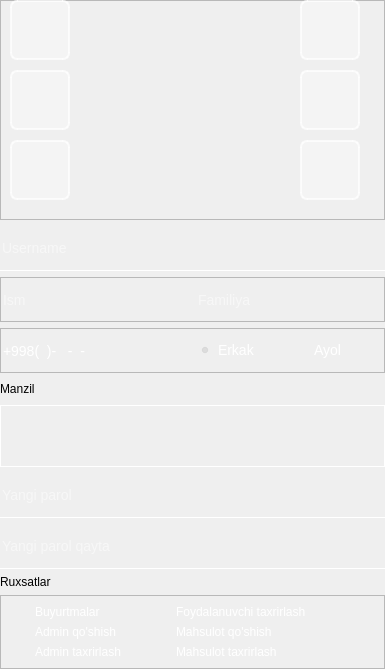
          <widget class="QWidget" name="scrollAreaWidgetContents_adminInfo">
           <property name="geometry">
            <rect>
             <x>0</x>
             <y>0</y>
             <width>385</width>
             <height>669</height>
            </rect>
           </property>
           <property name="styleSheet">
            <string notr="true">QLineEdit{
	font-size:14px;;
	color:white;
	border:none;
	background:transparent;
	border-bottom:1px solid white;
}

QLineEdit:hover, QTextEdit:hover{
	background:rgba(0,0,0,0.04);
}
QTextEdit{
	font-size:14px;;
	color:white;
	background:transparent;
	border:1px solid white;
}
QPushButton{
background: rgba(255,255,255,0.3);
border-radius: 7px;
border: 2px solid rgba(255,255,255,0.7);
/*rgb(68, 117, 222)*/
}
QPushButton:hover{
background: rgba(255,255,255,0.5);
}
QRadioButton{
background: transparent;
font-size: 14px;
color: white;
}
</string>
           </property>
           <layout class="QVBoxLayout" name="verticalLayout_4">
            <property name="leftMargin">
             <number>0</number>
            </property>
            <property name="topMargin">
             <number>0</number>
            </property>
            <property name="rightMargin">
             <number>0</number>
            </property>
            <property name="bottomMargin">
             <number>0</number>
            </property>
            <item>
             <layout class="QVBoxLayout" name="verticalLayout_adminInfo">
              <property name="spacing">
               <number>6</number>
              </property>
              <item alignment="Qt::AlignTop">
               <widget class="QFrame" name="frame_adminAvatar">
                <property name="minimumSize">
                 <size>
                  <width>360</width>
                  <height>220</height>
                 </size>
                </property>
                <property name="maximumSize">
                 <size>
                  <width>16777215</width>
                  <height>220</height>
                 </size>
                </property>
                <property name="frameShape">
                 <enum>QFrame::StyledPanel</enum>
                </property>
                <property name="frameShadow">
                 <enum>QFrame::Raised</enum>
                </property>
                <widget class="QPushButton" name="btn_nextAvatarAdmin">
                 <property name="geometry">
                  <rect>
                   <x>10</x>
                   <y>140</y>
                   <width>60</width>
                   <height>60</height>
                  </rect>
                 </property>
                 <property name="minimumSize">
                  <size>
                   <width>60</width>
                   <height>60</height>
                  </size>
                 </property>
                 <property name="maximumSize">
                  <size>
                   <width>60</width>
                   <height>60</height>
                  </size>
                 </property>
                 <property name="toolTip">
                  <string>Keyingi shablon avatar</string>
                 </property>
                 <property name="text">
                  <string/>
                 </property>
                 <property name="icon">
                  <iconset resource="../images.qrc">
                   <normaloff>:/images/img/icon/next.png</normaloff>:/images/img/icon/next.png</iconset>
                 </property>
                 <property name="iconSize">
                  <size>
                   <width>48</width>
                   <height>48</height>
                  </size>
                 </property>
                </widget>
                <widget class="QLabel" name="avatarAdmin">
                 <property name="geometry">
                  <rect>
                   <x>80</x>
                   <y>0</y>
                   <width>205</width>
                   <height>204</height>
                  </rect>
                 </property>
                 <property name="minimumSize">
                  <size>
                   <width>205</width>
                   <height>0</height>
                  </size>
                 </property>
                 <property name="maximumSize">
                  <size>
                   <width>205</width>
                   <height>205</height>
                  </size>
                 </property>
                 <property name="styleSheet">
                  <string notr="true">background: transparent;</string>
                 </property>
                 <property name="text">
                  <string/>
                 </property>
                 <property name="alignment">
                  <set>Qt::AlignCenter</set>
                 </property>
                 <property name="wordWrap">
                  <bool>false</bool>
                 </property>
                 <property name="openExternalLinks">
                  <bool>false</bool>
                 </property>
                </widget>
                <widget class="QPushButton" name="btn_removeAvatarAdmin">
                 <property name="geometry">
                  <rect>
                   <x>300</x>
                   <y>70</y>
                   <width>60</width>
                   <height>60</height>
                  </rect>
                 </property>
                 <property name="minimumSize">
                  <size>
                   <width>60</width>
                   <height>60</height>
                  </size>
                 </property>
                 <property name="maximumSize">
                  <size>
                   <width>60</width>
                   <height>60</height>
                  </size>
                 </property>
                 <property name="toolTip">
                  <string>Default avatarni tanlash</string>
                 </property>
                 <property name="text">
                  <string/>
                 </property>
                 <property name="icon">
                  <iconset resource="../images.qrc">
                   <normaloff>:/images/img/icon/delete.png</normaloff>:/images/img/icon/delete.png</iconset>
                 </property>
                 <property name="iconSize">
                  <size>
                   <width>48</width>
                   <height>48</height>
                  </size>
                 </property>
                </widget>
                <widget class="QPushButton" name="btn_templateAvatarAdmin">
                 <property name="geometry">
                  <rect>
                   <x>10</x>
                   <y>70</y>
                   <width>60</width>
                   <height>60</height>
                  </rect>
                 </property>
                 <property name="minimumSize">
                  <size>
                   <width>0</width>
                   <height>60</height>
                  </size>
                 </property>
                 <property name="maximumSize">
                  <size>
                   <width>60</width>
                   <height>60</height>
                  </size>
                 </property>
                 <property name="toolTip">
                  <string>Shablon avatar</string>
                 </property>
                 <property name="text">
                  <string/>
                 </property>
                 <property name="icon">
                  <iconset resource="../images.qrc">
                   <normaloff>:/images/img/icon/global.png</normaloff>:/images/img/icon/global.png</iconset>
                 </property>
                 <property name="iconSize">
                  <size>
                   <width>48</width>
                   <height>48</height>
                  </size>
                 </property>
                </widget>
                <widget class="QPushButton" name="btn_addAvatarAdmin">
                 <property name="geometry">
                  <rect>
                   <x>300</x>
                   <y>0</y>
                   <width>60</width>
                   <height>60</height>
                  </rect>
                 </property>
                 <property name="minimumSize">
                  <size>
                   <width>60</width>
                   <height>60</height>
                  </size>
                 </property>
                 <property name="maximumSize">
                  <size>
                   <width>60</width>
                   <height>60</height>
                  </size>
                 </property>
                 <property name="toolTip">
                  <string>Avatar tanlash</string>
                 </property>
                 <property name="text">
                  <string/>
                 </property>
                 <property name="icon">
                  <iconset resource="../images.qrc">
                   <normaloff>:/images/img/icon/edit.png</normaloff>:/images/img/icon/edit.png</iconset>
                 </property>
                 <property name="iconSize">
                  <size>
                   <width>48</width>
                   <height>48</height>
                  </size>
                 </property>
                </widget>
                <widget class="QPushButton" name="btn_previousAvatarAdmin">
                 <property name="geometry">
                  <rect>
                   <x>10</x>
                   <y>0</y>
                   <width>60</width>
                   <height>60</height>
                  </rect>
                 </property>
                 <property name="minimumSize">
                  <size>
                   <width>60</width>
                   <height>60</height>
                  </size>
                 </property>
                 <property name="maximumSize">
                  <size>
                   <width>60</width>
                   <height>60</height>
                  </size>
                 </property>
                 <property name="toolTip">
                  <string>Oldingi shavlon avatar</string>
                 </property>
                 <property name="text">
                  <string/>
                 </property>
                 <property name="icon">
                  <iconset resource="../images.qrc">
                   <normaloff>:/images/img/icon/previous .png</normaloff>:/images/img/icon/previous .png</iconset>
                 </property>
                 <property name="iconSize">
                  <size>
                   <width>48</width>
                   <height>48</height>
                  </size>
                 </property>
                </widget>
                <widget class="QPushButton" name="btn_editInfoAdmin">
                 <property name="geometry">
                  <rect>
                   <x>300</x>
                   <y>140</y>
                   <width>60</width>
                   <height>60</height>
                  </rect>
                 </property>
                 <property name="minimumSize">
                  <size>
                   <width>60</width>
                   <height>60</height>
                  </size>
                 </property>
                 <property name="maximumSize">
                  <size>
                   <width>60</width>
                   <height>60</height>
                  </size>
                 </property>
                 <property name="toolTip">
                  <string>Taxrirlash</string>
                 </property>
                 <property name="text">
                  <string/>
                 </property>
                 <property name="icon">
                  <iconset resource="../images.qrc">
                   <normaloff>:/images/img/icon/sign.png</normaloff>:/images/img/icon/sign.png</iconset>
                 </property>
                 <property name="iconSize">
                  <size>
                   <width>48</width>
                   <height>48</height>
                  </size>
                 </property>
                </widget>
               </widget>
              </item>
              <item>
               <widget class="QLineEdit" name="edit_usernameAdmin">
                <property name="minimumSize">
                 <size>
                  <width>0</width>
                  <height>45</height>
                 </size>
                </property>
                <property name="placeholderText">
                 <string>Username</string>
                </property>
               </widget>
              </item>
              <item alignment="Qt::AlignTop">
               <widget class="QFrame" name="frame_adminFullName">
                <property name="minimumSize">
                 <size>
                  <width>0</width>
                  <height>45</height>
                 </size>
                </property>
                <property name="maximumSize">
                 <size>
                  <width>16777215</width>
                  <height>51</height>
                 </size>
                </property>
                <property name="frameShape">
                 <enum>QFrame::StyledPanel</enum>
                </property>
                <property name="frameShadow">
                 <enum>QFrame::Raised</enum>
                </property>
                <layout class="QHBoxLayout" name="horizontalLayout_5">
                 <property name="leftMargin">
                  <number>0</number>
                 </property>
                 <property name="topMargin">
                  <number>0</number>
                 </property>
                 <property name="rightMargin">
                  <number>0</number>
                 </property>
                 <property name="bottomMargin">
                  <number>0</number>
                 </property>
                 <item>
                  <widget class="QLineEdit" name="edit_nameAdmin">
                   <property name="minimumSize">
                    <size>
                     <width>0</width>
                     <height>45</height>
                    </size>
                   </property>
                   <property name="maximumSize">
                    <size>
                     <width>16777215</width>
                     <height>51</height>
                    </size>
                   </property>
                   <property name="placeholderText">
                    <string>Ism</string>
                   </property>
                  </widget>
                 </item>
                 <item>
                  <widget class="QLineEdit" name="edit_surnameAdmin">
                   <property name="minimumSize">
                    <size>
                     <width>0</width>
                     <height>45</height>
                    </size>
                   </property>
                   <property name="maximumSize">
                    <size>
                     <width>16777215</width>
                     <height>51</height>
                    </size>
                   </property>
                   <property name="placeholderText">
                    <string>Familiya</string>
                   </property>
                  </widget>
                 </item>
                </layout>
               </widget>
              </item>
              <item alignment="Qt::AlignTop">
               <widget class="QFrame" name="fram_adminPhoneGender">
                <property name="minimumSize">
                 <size>
                  <width>0</width>
                  <height>45</height>
                 </size>
                </property>
                <property name="maximumSize">
                 <size>
                  <width>16777215</width>
                  <height>40</height>
                 </size>
                </property>
                <property name="styleSheet">
                 <string notr="true">QLineEdit{
	font-size:14px;;
	color:white;
	border:none;
	background:transparent;
	border-bottom:1px solid white;
}

QLineEdit:hover, QTextEdit:hover{
	background:rgba(0,0,0,0.04);
}</string>
                </property>
                <property name="frameShape">
                 <enum>QFrame::StyledPanel</enum>
                </property>
                <property name="frameShadow">
                 <enum>QFrame::Raised</enum>
                </property>
                <layout class="QHBoxLayout" name="horizontalLayout_10">
                 <property name="spacing">
                  <number>6</number>
                 </property>
                 <property name="leftMargin">
                  <number>0</number>
                 </property>
                 <property name="topMargin">
                  <number>0</number>
                 </property>
                 <property name="rightMargin">
                  <number>0</number>
                 </property>
                 <property name="bottomMargin">
                  <number>0</number>
                 </property>
                 <item>
                  <widget class="QLineEdit" name="edit_phoneAdmin">
                   <property name="minimumSize">
                    <size>
                     <width>0</width>
                     <height>45</height>
                    </size>
                   </property>
                   <property name="maximumSize">
                    <size>
                     <width>16777215</width>
                     <height>51</height>
                    </size>
                   </property>
                   <property name="inputMask">
                    <string>+\9\9\8(99)-999-99-99</string>
                   </property>
                  </widget>
                 </item>
                 <item>
                  <widget class="QRadioButton" name="radio_maleAdmin">
                   <property name="minimumSize">
                    <size>
                     <width>90</width>
                     <height>0</height>
                    </size>
                   </property>
                   <property name="maximumSize">
                    <size>
                     <width>90</width>
                     <height>16777215</height>
                    </size>
                   </property>
                   <property name="text">
                    <string>Erkak</string>
                   </property>
                   <property name="checked">
                    <bool>true</bool>
                   </property>
                  </widget>
                 </item>
                 <item>
                  <widget class="QRadioButton" name="radio_femaleAdmin">
                   <property name="enabled">
                    <bool>true</bool>
                   </property>
                   <property name="minimumSize">
                    <size>
                     <width>90</width>
                     <height>0</height>
                    </size>
                   </property>
                   <property name="maximumSize">
                    <size>
                     <width>90</width>
                     <height>16777215</height>
                    </size>
                   </property>
                   <property name="text">
                    <string>Ayol</string>
                   </property>
                   <property name="checked">
                    <bool>false</bool>
                   </property>
                  </widget>
                 </item>
                </layout>
               </widget>
              </item>
              <item alignment="Qt::AlignTop">
               <widget class="QLabel" name="label_adminAddress">
                <property name="minimumSize">
                 <size>
                  <width>0</width>
                  <height>20</height>
                 </size>
                </property>
                <property name="maximumSize">
                 <size>
                  <width>16777215</width>
                  <height>25</height>
                 </size>
                </property>
                <property name="text">
                 <string>Manzil</string>
                </property>
               </widget>
              </item>
              <item alignment="Qt::AlignTop">
               <widget class="QTextEdit" name="edit_addressAdmin">
                <property name="minimumSize">
                 <size>
                  <width>0</width>
                  <height>60</height>
                 </size>
                </property>
                <property name="maximumSize">
                 <size>
                  <width>16777215</width>
                  <height>80</height>
                 </size>
                </property>
               </widget>
              </item>
              <item>
               <widget class="QLineEdit" name="edit_passwordAdmin">
                <property name="sizePolicy">
                 <sizepolicy hsizetype="Expanding" vsizetype="Expanding">
                  <horstretch>0</horstretch>
                  <verstretch>0</verstretch>
                 </sizepolicy>
                </property>
                <property name="minimumSize">
                 <size>
                  <width>0</width>
                  <height>45</height>
                 </size>
                </property>
                <property name="maximumSize">
                 <size>
                  <width>16777215</width>
                  <height>51</height>
                 </size>
                </property>
                <property name="text">
                 <string/>
                </property>
                <property name="echoMode">
                 <enum>QLineEdit::Password</enum>
                </property>
                <property name="placeholderText">
                 <string>Yangi parol</string>
                </property>
                <property name="clearButtonEnabled">
                 <bool>true</bool>
                </property>
               </widget>
              </item>
              <item>
               <widget class="QLineEdit" name="edit_passwordAgainAdmin">
                <property name="sizePolicy">
                 <sizepolicy hsizetype="Expanding" vsizetype="Expanding">
                  <horstretch>0</horstretch>
                  <verstretch>0</verstretch>
                 </sizepolicy>
                </property>
                <property name="minimumSize">
                 <size>
                  <width>0</width>
                  <height>45</height>
                 </size>
                </property>
                <property name="maximumSize">
                 <size>
                  <width>16777215</width>
                  <height>51</height>
                 </size>
                </property>
                <property name="text">
                 <string/>
                </property>
                <property name="echoMode">
                 <enum>QLineEdit::Password</enum>
                </property>
                <property name="placeholderText">
                 <string>Yangi parol qayta</string>
                </property>
                <property name="clearButtonEnabled">
                 <bool>true</bool>
                </property>
               </widget>
              </item>
              <item>
               <widget class="QLabel" name="label_adminPermissions">
                <property name="text">
                 <string>Ruxsatlar</string>
                </property>
               </widget>
              </item>
              <item alignment="Qt::AlignBottom">
               <widget class="QFrame" name="frame_adminPermissions">
                <property name="minimumSize">
                 <size>
                  <width>0</width>
                  <height>70</height>
                 </size>
                </property>
                <property name="maximumSize">
                 <size>
                  <width>16777215</width>
                  <height>100</height>
                 </size>
                </property>
                <property name="styleSheet">
                 <string notr="true">QCheckBox{
background: transparent;
font-size: 12px;
color: white;
}
</string>
                </property>
                <property name="frameShape">
                 <enum>QFrame::StyledPanel</enum>
                </property>
                <property name="frameShadow">
                 <enum>QFrame::Raised</enum>
                </property>
                <layout class="QFormLayout" name="formLayout_2">
                 <property name="horizontalSpacing">
                  <number>30</number>
                 </property>
                 <property name="leftMargin">
                  <number>15</number>
                 </property>
                 <item row="0" column="0">
                  <widget class="QCheckBox" name="check_orders">
                   <property name="text">
                    <string>Buyurtmalar</string>
                   </property>
                  </widget>
                 </item>
                 <item row="0" column="1">
                  <widget class="QCheckBox" name="check_editUser">
                   <property name="text">
                    <string>Foydalanuvchi taxrirlash</string>
                   </property>
                  </widget>
                 </item>
                 <item row="1" column="0">
                  <widget class="QCheckBox" name="check_addAdmin">
                   <property name="text">
                    <string>Admin qo'shish</string>
                   </property>
                  </widget>
                 </item>
                 <item row="1" column="1">
                  <widget class="QCheckBox" name="check_addProduct">
                   <property name="text">
                    <string>Mahsulot qo'shish</string>
                   </property>
                  </widget>
                 </item>
                 <item row="2" column="0">
                  <widget class="QCheckBox" name="check_editAdmin">
                   <property name="text">
                    <string>Admin taxrirlash</string>
                   </property>
                  </widget>
                 </item>
                 <item row="2" column="1">
                  <widget class="QCheckBox" name="check_editProduct">
                   <property name="text">
                    <string>Mahsulot taxrirlash</string>
                   </property>
                  </widget>
                 </item>
                </layout>
               </widget>
              </item>
             </layout>
            </item>
           </layout>
          </widget>
